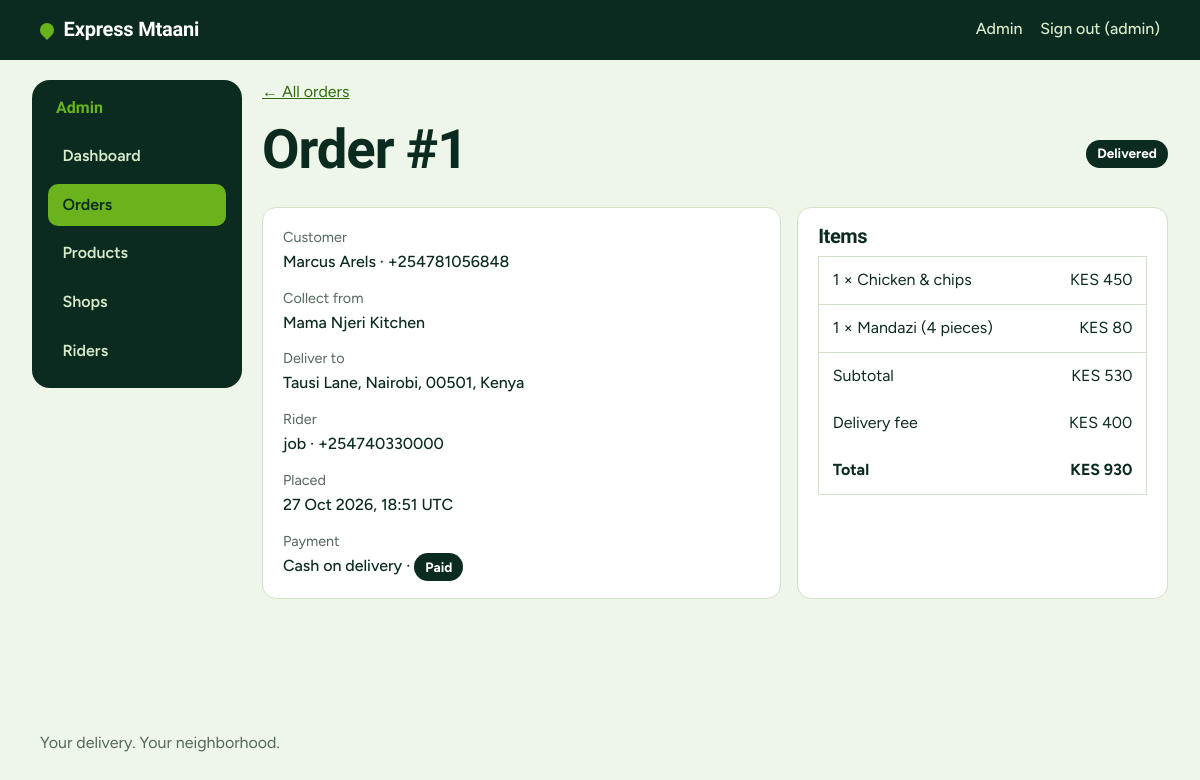
Page /admin/orders/1 (signed in) on the committed database.
### app/models.py (models this page shows, shortened)
class User(UserMixin, db.Model):
    __tablename__ = "users"
    id = db.Column(db.Integer, primary_key=True)
    name = db.Column(db.String(80), nullable=False)
    email = db.Column(db.String(120), unique=True, nullable=False, index=True)
    phone = db.Column(db.String(20), nullable=False)
    password_hash = db.Column(db.String(255), nullable=False)
    role = db.Column(db.String(20), nullable=False, default="customer", index=True)
    active = db.Column(db.Boolean, nullable=False, default=True)
    approved = db.Column(db.Boolean, nullable=False, default=True)  # riders start unapproved
    created_at = db.Column(db.DateTime, nullable=False, default=utcnow)
    online = db.Column(db.Boolean, nullable=False, default=False)
    last_lat = db.Column(db.Float)
    last_lng = db.Column(db.Float)
    last_seen_at = db.Column(db.DateTime)
    @property
    def is_active(self):  # Flask-Login
        return bool(self.active)
    @property
    def first_name(self):
        return (self.name or "").split(" ")[0]
    def is_fresh(self):
        if not (self.online and self.last_seen_at and self.last_lat is not None):
            return False
        limit = timedelta(seconds=current_app.config["RIDER_FRESH_SECONDS"])
        return utcnow() - self.last_seen_at <= limit

class Order(db.Model):
    __tablename__ = "orders"
    id = db.Column(db.Integer, primary_key=True)
    public_token = db.Column(
        db.String(64), unique=True, nullable=False, index=True,
        default=lambda: secrets.token_urlsafe(16),
    )
    customer_id = db.Column(db.Integer, db.ForeignKey("users.id"), nullable=False, index=True)
    rider_id = db.Column(db.Integer, db.ForeignKey("users.id"), index=True)
    shop_id = db.Column(db.Integer, db.ForeignKey("shops.id"), nullable=False)
    customer_name = db.Column(db.String(80), nullable=False)
    customer_phone = db.Column(db.String(20), nullable=False)
    pickup_name = db.Column(db.String(120), nullable=False)
    pickup_lat = db.Column(db.Float, nullable=False)
    pickup_lng = db.Column(db.Float, nullable=False)
    dest_address = db.Column(db.String(255), nullable=False)
    dest_lat = db.Column(db.Float, nullable=False)
    dest_lng = db.Column(db.Float, nullable=False)
    subtotal = db.Column(db.Integer, nullable=False)
    delivery_fee = db.Column(db.Integer, nullable=False)
    total = db.Column(db.Integer, nullable=False)
    payment_method = db.Column(db.String(30), nullable=False, default="cash_on_delivery")
    payment_status = db.Column(db.String(20), nullable=False, default="unpaid")  # unpaid | paid
    cash_collected_at = db.Column(db.DateTime)
    status = db.Column(db.String(20), nullable=False, default="placed", index=True)
    rider_lat = db.Column(db.Float)
    rider_lng = db.Column(db.Float)
    rider_updated_at = db.Column(db.DateTime)
    eta_seconds = db.Column(db.Integer)
    distance_m = db.Column(db.Integer)
    created_at = db.Column(db.DateTime, nullable=False, default=utcnow)
    accepted_at = db.Column(db.DateTime)
    delivered_at = db.Column(db.DateTime)
    customer = db.relationship("User", foreign_keys=[customer_id])
    rider = db.relationship("User", foreign_keys=[rider_id])
    shop = db.relationship("Shop")
    items = db.relationship("OrderItem", back_populates="order", cascade="all, delete-orphan")
    @property
    def status_label(self):
        return STATUS_LABELS.get(self.status, self.status)

class OrderItem(db.Model):
    __tablename__ = "order_items"
    id = db.Column(db.Integer, primary_key=True)
    order_id = db.Column(db.Integer, db.ForeignKey("orders.id"), nullable=False, index=True)
    product_id = db.Column(db.Integer, db.ForeignKey("products.id"))
    name = db.Column(db.String(120), nullable=False)       # product name at time of order
    unit_price = db.Column(db.Integer, nullable=False)     # price at time of order
    quantity = db.Column(db.Integer, nullable=False)
    order = db.relationship("Order", back_populates="items")
    @property
    def line_total(self):
        return self.unit_price * self.quantity

### app/admin.py (the view)
@bp.get("/orders/<int:order_id>")
def order_detail(order_id):
    order = db.get_or_404(Order, order_id)
    riders = User.query.filter_by(role="rider", approved=True, active=True).order_by(User.name).all()
    options = []
    for r in riders:
        km = None
        if r.is_fresh():
            km = round(haversine_km(r.last_lat, r.last_lng, order.pickup_lat, order.pickup_lng), 1)
        options.append({"rider": r, "km": km})
    options.sort(key=lambda o: (o["km"] is None, o["km"] or 0, o["rider"].name))
    return render_template("admin/order_detail.html", order=order, options=options,
                           can_assign=order.status in ("placed", "accepted"),
                           can_cancel="cancelled" in TRANSITIONS.get(order.status, set()))

### app/admin.py (called while the page is built)
@bp.before_request
def admin_only():
    if not current_user.is_authenticated:
        return redirect(url_for("auth.login", next=request.path))
    if current_user.role != "admin":
        abort(403)

### app/models.py (called while the page is built)
def utcnow():
    return datetime.now(timezone.utc).replace(tzinfo=None)

@login_manager.user_loader
def load_user(user_id):
    try:
        user = db.session.get(User, int(user_id))
    except (TypeError, ValueError):
        return None
    if user and user.active and (user.role != "rider" or user.approved):
        return user
    return None

### app/storefront.py (called while the page is built)
def _cart():
    cart = session.get("cart")
    if not isinstance(cart, dict) or not isinstance(cart.get("items"), dict) or "shop_id" not in cart:
        return {"shop_id": None, "items": {}}
    return cart

@bp.app_context_processor
def inject_cart_count():
    items = _cart()["items"]
    return {"cart_count": sum(v for v in items.values() if isinstance(v, int))}

### app/utils.py (called while the page is built)
def kes(amount):
    return f"KES {int(amount):,}"

### app/templates/admin/order_detail.html (shortened to what this page needs)
{% extends "admin/base.html" %}
{% block admin %}
<p><a href="{{ url_for('admin.orders') }}">&larr; All orders</a></p>
<div class="row"><h1>Order #{{ order.id }}</h1><span class="badge badge--{{ order.status }}">{{ order.status_label }}</span></div>
<div class="two-col">
  <dl class="summary">
    <div><dt>Customer</dt><dd>{{ order.customer_name }} · {{ order.customer_phone }}</dd></div>
    <div><dt>Collect from</dt><dd>{{ order.pickup_name }}</dd></div>
    <div><dt>Deliver to</dt><dd>{{ order.dest_address }}</dd></div>
    <div><dt>Rider</dt><dd>{{ order.rider.name ~ ' · ' ~ order.rider.phone if order.rider else 'Unassigned' }}</dd></div>
    <div><dt>Placed</dt><dd>{{ order.created_at.strftime('%d %b %Y, %H:%M') }} UTC</dd></div>
    <div><dt>Payment</dt><dd>{{ 'Cash on delivery' if order.payment_method == 'cash_on_delivery' else order.payment_method }} ·
      <span class="badge {{ 'badge--delivered' if order.payment_status == 'paid' else 'badge--placed' }}">{{ 'Paid' if order.payment_status == 'paid' else 'Not paid yet' }}</span></dd></div>
  </dl>
  <div class="panel">
    <h2>Items</h2>
    <table class="table">
      <tbody>
      {% for i in order.items %}
        <tr><td>{{ i.quantity }} × {{ i.name }}</td><td class="num">{{ i.line_total|kes }}</td></tr>
      {% endfor %}
      </tbody>
      <tfoot>
        <tr><td>Subtotal</td><td class="num">{{ order.subtotal|kes }}</td></tr>
        <tr><td>Delivery fee</td><td class="num">{{ order.delivery_fee|kes }}</td></tr>
        <tr><td><strong>Total</strong></td><td class="num"><strong>{{ order.total|kes }}</strong></td></tr>
      </tfoot>
    </table>
  </div>
</div>
{% endblock %}

### app/templates/base.html (shortened to what this page needs)
<!doctype html>
<html lang="en">
<head>
  <link rel="stylesheet" href="{{ url_for('static', filename='css/style.css') }}">
</head>
<body>
  <header class="site-header">
    <a class="brand" href="{{ url_for('shop.home') }}">
      <span class="brand__mark" aria-hidden="true"></span>Express Mtaani
    </a>
    <nav class="site-nav" aria-label="Main">
      {% if current_user.is_authenticated %}
        {% if current_user.role == 'admin' %}
          <a href="{{ url_for('admin.dashboard') }}">Admin</a>
        {% elif current_user.role == 'rider' %}
          <a href="{{ url_for('rider.dashboard') }}">Deliveries</a>
        {% else %}
          <a href="{{ url_for('shop.my_orders') }}">My orders</a>
        {% endif %}
        <form method="post" action="{{ url_for('auth.logout') }}" class="inline-form">
          <button type="submit" class="link-button">Sign out ({{ current_user.first_name }})</button>
        </form>
      {% else %}
        <a href="{{ url_for('shop.cart') }}">Cart{% if cart_count %} ({{ cart_count }}){% endif %}</a>
        <a href="{{ url_for('auth.login') }}">Sign in</a>
        <a href="{{ url_for('auth.register') }}">Sign up</a>
        <a href="{{ url_for('auth.rider_register') }}">Ride with us</a>
      {% endif %}
    </nav>
  </header>
  <main id="main">
    {% block content %}{% endblock %}
  </main>
  <footer class="site-footer">
    <p>Your delivery. Your neighborhood.</p>
  </footer>
</body>
</html>

### app/static/css/style.css (style rules this page uses)
:root { --green-900: #0b2b21; --green-700: #1b5a2a; --lime: #6ab31c; --lime-soft: #e3f1d0; --lime-text: #2f6b0a; --mint: #eef5e9; --surface: #ffffff; --line: #d3e1c8; --muted: #53665c; --danger: #b3261e; --danger-soft: #fbe9e7; --radius: 14px; --font-display: "Bricolage Grotesque", "Segoe UI", system-ui, sans-serif; --font-body: "Figtree", "Segoe UI", system-ui, sans-serif; }
*, *::before, *::after { box-sizing: border-box; }
html { -webkit-text-size-adjust: 100%; }
body { margin: 0; font-family: var(--font-body); font-size: 1rem; line-height: 1.55; color: var(--green-900); background: var(--mint); }
a { color: var(--lime-text); }
h1, h2 { font-family: var(--font-display); font-weight: 800; line-height: 1.08; letter-spacing: -0.02em; margin: 0 0 .5rem; }
h1 { font-size: clamp(2rem, 6vw, 3.4rem); }
p { margin: 0 0 1rem; }
.site-header { display: flex; align-items: center; justify-content: space-between; gap: 1rem; padding: .9rem clamp(1rem, 4vw, 2.5rem); background: var(--green-900); color: #fff; }
.brand { display: inline-flex; align-items: center; gap: .6rem; color: #fff; text-decoration: none; font-family: var(--font-display); font-weight: 800; font-size: 1.25rem; letter-spacing: -0.01em; }
.brand__mark { width: 14px; height: 14px; border-radius: 50% 50% 50% 0; transform: rotate(-45deg); background: var(--lime); }
.site-nav { display: flex; gap: 1.1rem; flex-wrap: wrap; }
.site-nav a { color: #d9ebc9; text-decoration: none; font-weight: 500; }
.site-footer { padding: 2rem clamp(1rem, 4vw, 2.5rem); color: var(--muted); }
.row { display: flex; align-items: center; justify-content: space-between; gap: 1rem; flex-wrap: wrap; }
.summary { display: grid; gap: .75rem; background: var(--surface); border: 1px solid var(--line); border-radius: var(--radius); padding: 1.1rem 1.25rem; margin: 1.25rem 0; }
.summary div { display: grid; gap: .1rem; }
.summary dt { color: var(--muted); font-size: .9rem; }
.summary dd { margin: 0; font-weight: 500; overflow-wrap: anywhere; }
.badge { display: inline-block; justify-self: start; padding: .2rem .7rem; border-radius: 999px; font-size: .85rem; font-weight: 700; background: var(--lime-soft); color: var(--green-900); }
.badge--delivered { background: var(--green-900); color: #fff; }
.inline-form { display: inline; margin: 0; }
.link-button { background: none; border: 0; padding: 0; font: inherit; font-weight: 500; color: inherit; text-decoration: underline; cursor: pointer; }
.site-nav .link-button { color: #d9ebc9; text-decoration: none; }
.table { width: 100%; border-collapse: collapse; background: var(--surface); border: 1px solid var(--line); border-radius: var(--radius); }
.table th, .table td { text-align: left; padding: .7rem .85rem; border-bottom: 1px solid var(--line); vertical-align: top; }
.table tfoot td { border-bottom: 0; }
.num { text-align: right !important; white-space: nowrap; }
.panel { background: var(--surface); border: 1px solid var(--line); border-radius: var(--radius); padding: 1.1rem 1.25rem; margin: 1.25rem 0; }
.panel h2 { font-size: 1.25rem; }
.two-col { display: grid; gap: 1rem; }
@media (min-width: 900px) { .two-col { grid-template-columns: 1.4fr 1fr; } }

### rows in the picture
User: first_name "admin"
Order: id "1", status_label "Delivered", customer_name "Marcus Arels", customer_phone "+254781056848", pickup_name "Mama Njeri Kitchen", dest_address "Tausi Lane, Nairobi, 00501, Kenya", created_at "27 Oct 2026, 18:51", payment_method "Cash on delivery", payment_status "Paid", subtotal|kes "KES 530", delivery_fee|kes "KES 400", total|kes "KES 930"
User: rider "job · +254740330000"
OrderItem: quantity "1", name "Chicken & chips", line_total|kes "KES 450"
OrderItem: quantity "1", name "Mandazi (4 pieces)", line_total|kes "KES 80"
